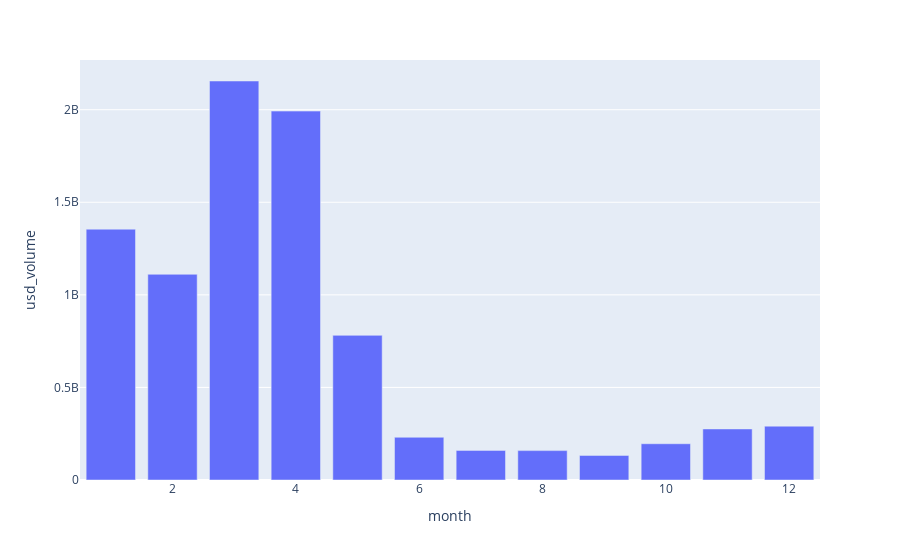

The notebook cell this image was saved under:
### Code cell
# Visualize monthly volumes

fig = px.bar(data_frame=month_df.to_pandas(), x="month", y="usd_volume")
fig.show()

### Figure 1 — Plotly figure (JSON) as saved in the notebook; plotly's stock layout.template omitted (floating-point values rounded to 4 significant figures)
{"data": [{"alignmentgroup": "True", "hovertemplate": "month=%{x}<br>usd_volume=%{y}<extra></extra>", "legendgroup": "", "marker": {"color": "#636efa", "pattern": {"shape": ""}}, "name": "", "offsetgroup": "", "orientation": "v", "showlegend": false, "textposition": "auto", "type": "bar", "x": [1, 2, 3, 4, 5, 6, 7, 8, 9, 10, 11, 12], "xaxis": "x", "y": [1355000000.0, 1111000000.0, 2155000000.0, 1992000000.0, 781100000.0, 230800000.0, 160000000.0, 158700000.0, 132700000.0, 195900000.0, 275800000.0, 290800000.0], "yaxis": "y"}], "layout": {"autosize": true, "barmode": "relative", "legend": {"tracegroupgap": 0}, "margin": {"t": 60}, "xaxis": {"anchor": "y", "autorange": true, "domain": [0, 1], "range": [0.5, 12.5], "title": {"text": "month"}, "type": "linear"}, "yaxis": {"anchor": "x", "autorange": true, "domain": [0, 1], "range": [0, 2268000000.0], "title": {"text": "usd_volume"}, "type": "linear"}}}
